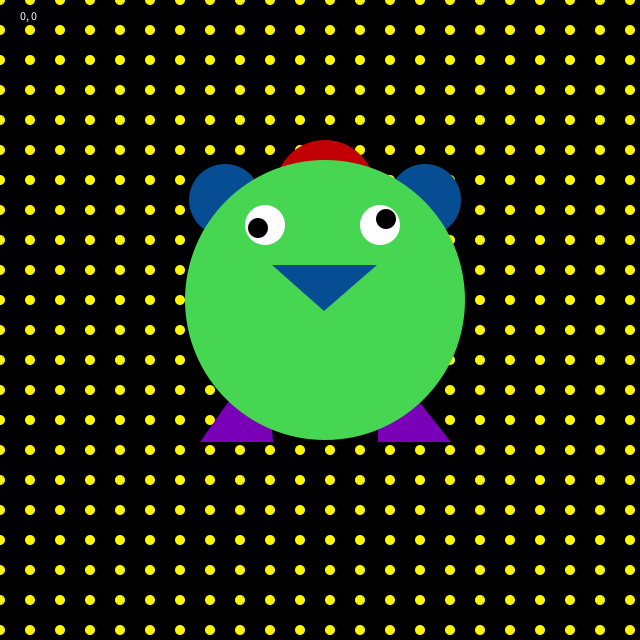
Frame 1 (no input)
Frame 60 (the mouse pressed at the canvas centre just before this capture): identical to frame 1, image omitted
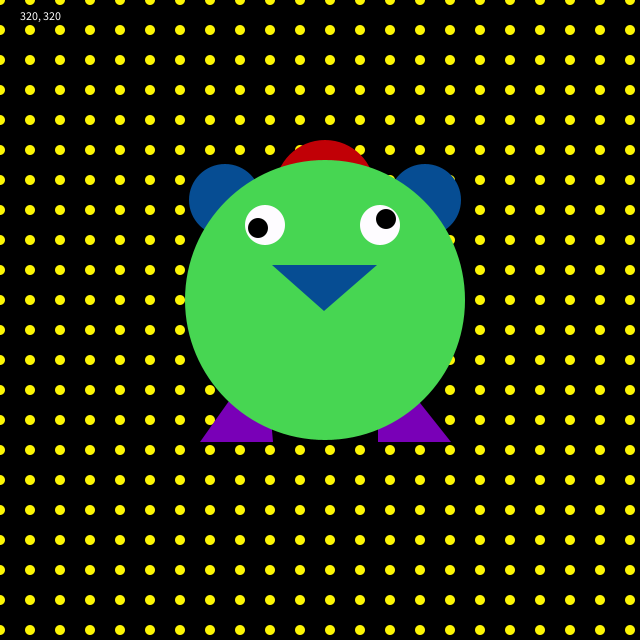
Frame 120 (the mouse held since frame 60 and released just before this capture)

The Processing sketch that drew these frames (run headless with seeded random() and noise(); from frame 60 on, the mouse is pressed at the canvas centre):

// Processing sketch: processing_182111
// ── processing_182111.pde

void setup() {
  size (640, 640);
  noStroke();
}

void draw() {
  background(0);
  
  fill(#FCF505);
for (int i = 0 ; i < 101 ; i++) {
  for (int j = 0 ; j < 101 ; j++) {
    ellipse(30*i, 30*j, 10, 10) ;
  }
}


  fill(#064D93);
  ellipse(425, 200, 72, 72);

  fill(#064D93);
  ellipse(225, 200, 72, 72);

  fill(#C10006);
  ellipse(325, 190, 100, 100);
  
  fill(#7900B7);
  triangle(265, 350, 200, 442, 273, 442);
  
  fill(#7900B7);
  triangle(378, 350, 451, 442, 378, 442);

  fill(#47D652);
  ellipse(325, 300, 280, 280);

  fill(#FEFCFF);
  ellipse(380, 225, 40, 40);

  fill(#FEFCFF);
  ellipse(265, 225, 40, 40);
  
  fill(0);
  ellipse(258, 228, 20, 20);
  
  fill(0);
  ellipse(386, 219, 20, 20);
  
  fill(#064D93);
  triangle(272, 265, 377, 265, 324, 311);
  

  fill(255);
  text(mouseX + ", " + mouseY, 20, 20);
}
